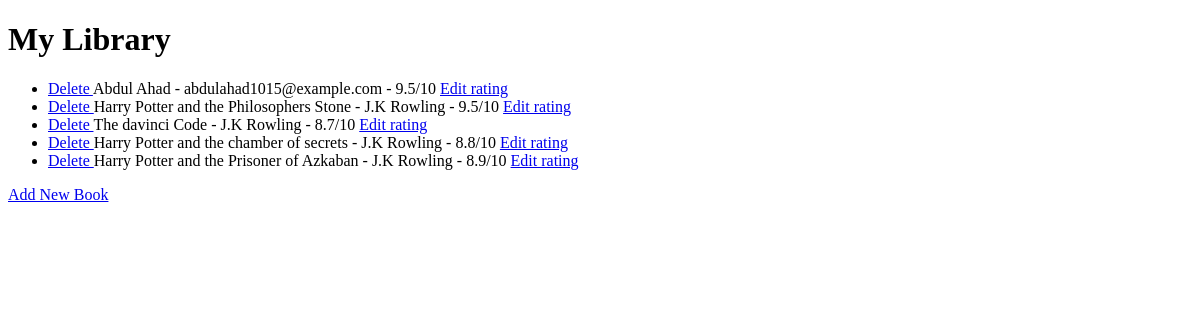
Before: / with the older database file.
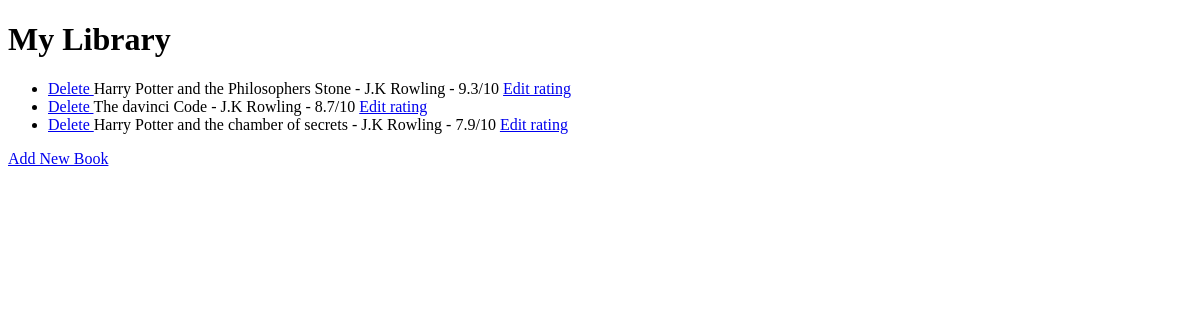
After: the same page with the newer database file.
### main.py (models this page shows)
class Book(db.Model):
    id: Mapped[int] = mapped_column(Integer, primary_key=True)
    title: Mapped[str] = mapped_column(String(250), unique=True)
    author: Mapped[str] = mapped_column(String(250), nullable=False)
    rating: Mapped[float] = mapped_column(Float, nullable=False)

### main.py (the view)
@app.route('/', methods=['GET', 'POST'])
def home():
    with app.app_context():
        result = db.session.execute(db.select(Book))
        all_books = result.scalars().all()
        if (len(all_books) == 0):
            return render_template('index.html', books="0")
        return render_template('index.html', books=all_books)

### templates/index.html (shortened to what this page needs)
<!DOCTYPE html>
<html lang="en">
  <head>
  </head>
  <body>
    <h1>My Library</h1>
    {% if books=="0" %}
    <p>Library is empty.</p>
    {% else %}
    <ul>
        {% for i in books %}
        <li> <a href="{{ url_for('delete',num=i['id']) }}">Delete </a>  {{  i['title'] }} - {{ i['author'] }} - {{ i['rating'] }}/10 <a href="{{ url_for('update',num=i['id']) }}"> Edit rating </a></li>
        {% endfor %}
    </ul>
    {% endif %}
    <a href="{{ url_for('add') }}">Add New Book</a>
  </body>
</html>

Changed rows visible on the page:
removed Book: title "Abdul Ahad", author "abdulahad1015@example.com", rating "9.5"
removed Book: title "Harry Potter and the Prisoner of Azkaban", author "J.K Rowling", rating "8.9"
changed Book "Harry Potter and the Philosophers Stone": rating "9.5" → "9.3"
changed Book "Harry Potter and the chamber of secrets": rating "8.8" → "7.9"
